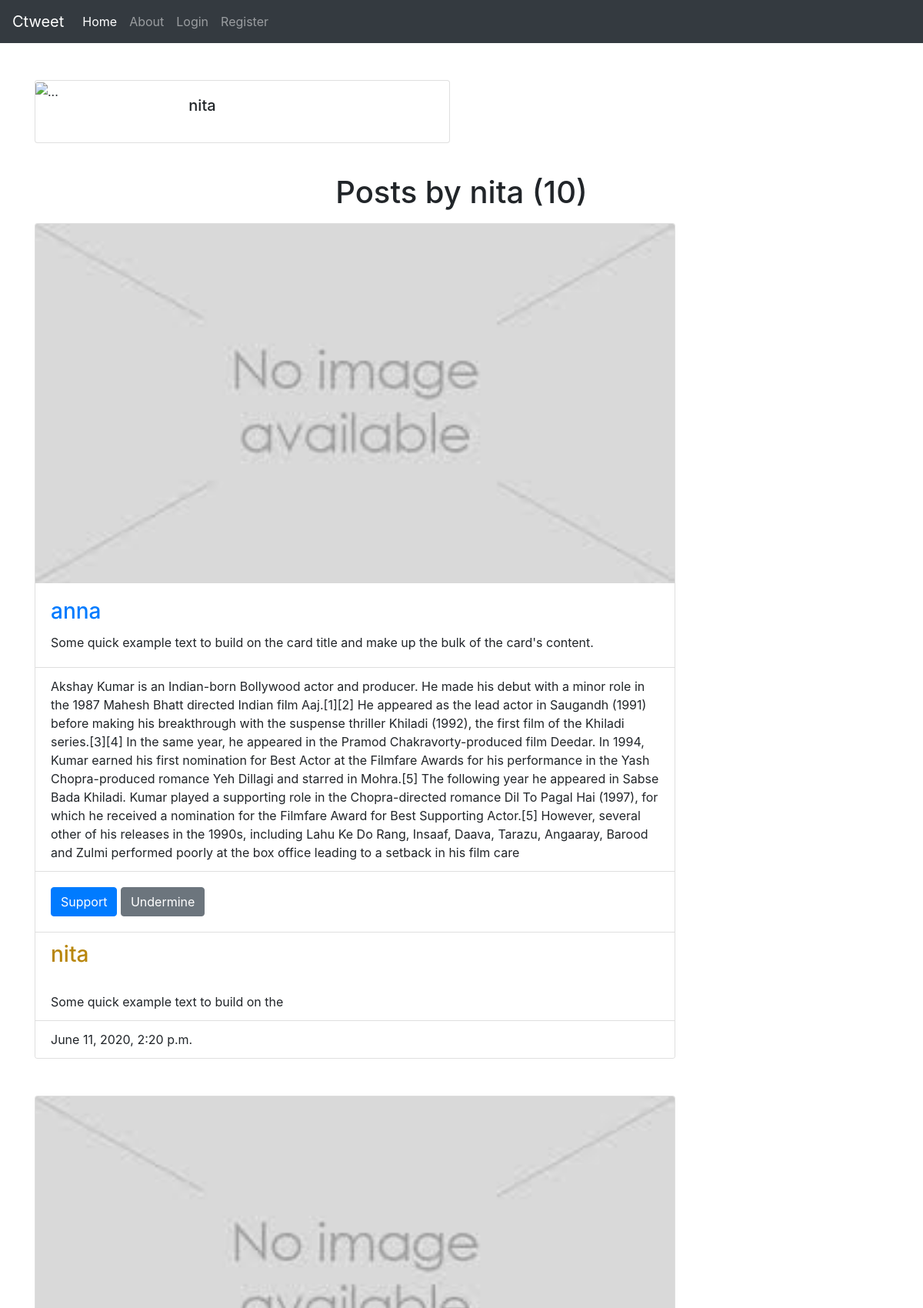
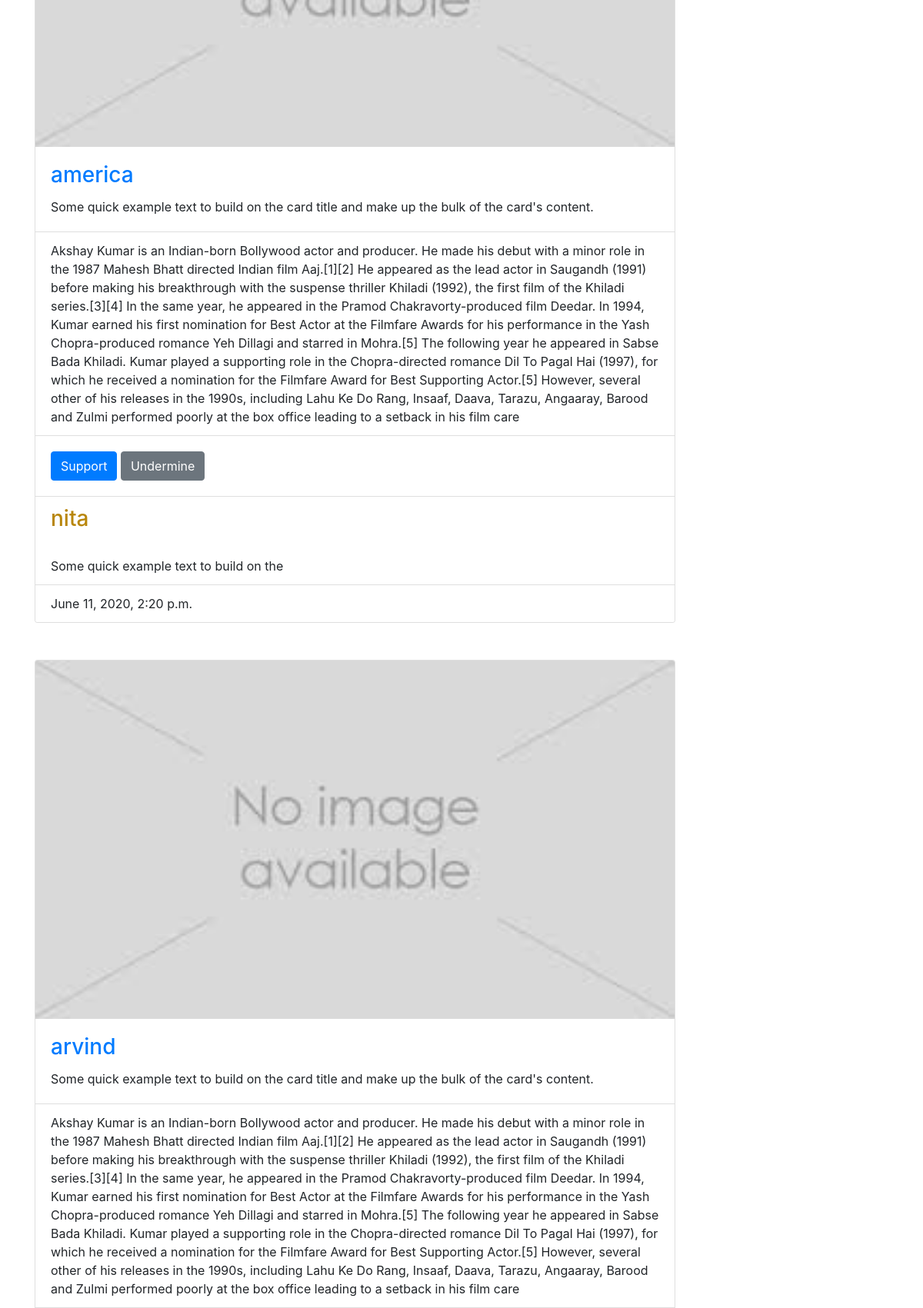
Screenshot of /user/nita (upper part) with the database file from the repository (2 pictures, top to bottom).
### blog/models.py (models this page shows, shortened)
class Post(models.Model):
    post_img = models.ImageField(upload_to='media',blank=True,default='deff.jpg')
    title = models.CharField(max_length=100)
    content = models.TextField()
    date_posted = models.DateTimeField(default=timezone.now)
    support = models.ManyToManyField(User , related_name='support',blank=True,through=PostLike )
    author = models.ForeignKey(User , on_delete=models.CASCADE,related_name='author')
    timestamp = models.DateTimeField(auto_now_add=True)

### blog/views.py (the view)
# urls.py: path('user/<str:username>', UserPostListView.as_view(),name='user-posts'),
class UserPostListView(ListView):
    model = Post
    template_name = 'blog/user_posts.html'  #<app>/<model>_<name>.html
    context_object_name = 'posts'
    paginate_by = 4 #it means number of posts per page in home page
    def get_queryset(self):
        user = get_object_or_404(User , username=self.kwargs.get('username'))
        return Post.objects.filter(author=user).order_by('-date_posted')

### blog/templates/blog/user_posts.html (shortened to what this page needs)
{% extends 'blog/base.html' %}
{% block content %}
<br><br>
<div class="card mb-3" style="max-width: 540px;">
  <div class="row no-gutters">
    <div class="col-md-4">
      <img src="{{user.profile.image.url}}" class="card-img" alt="...">
    </div>
    <div class="col-md-8">
      <div class="card-body">
        <h5 class="card-title"> {{view.kwargs.username}} </h5>
      </div>
    </div>
  </div>
</div>
<br>
<h1 class="mb-3" style="text-align: center;">Posts by {{ view.kwargs.username }} ({{ page_obj.paginator.count }})</h1>
    {% for post in posts %}
    <div class="card w-75">
      <img src="{{post.post_img.url}}" class="card-img-top" alt="...">
        <div class="card-body">
          <h3 class="card-title"><a href='{% url 'PostDetail' post.id %}' >{{post.title}} </a></h3>
          <p class="card-text">Some quick example text to build on the card title and make up the bulk of the card's content.</p>
        </div>
        <ul class="list-group list-group-flush">
          <li class="list-group-item">{{post.content}}</li>
        </ul>
        <div class="card-body">
          <button type="submit" name="support_it" value="{{post.id}}" class="btn btn-primary">Support</button>
          <button type="submit" name="support_it" value="{{post.id}}" class="btn btn-secondary">Undermine</button>
        </div>
        <ul class="list-group list-group-flush">
        <li class="list-group-item"><a href="{% url 'user-posts' post.author.username %}"><h3 style="color: darkgoldenrod;">{{post.author}}</h3></a>
        <br><p class="card-text">Some quick example text to build on the </p></li>
        <li class="list-group-item">{{post.date_posted}}</li>
      </ul>
    </div><br><br>
    {% endfor %}
{% endblock %}

### rows the page displays
Post: post_img (picture), title "anna", content "Akshay Kumar is an Indian-born Bollywood actor and producer. He made his debut with a minor role in the 1987 Mahesh Bhatt directed Indian film Aaj.[1][2] He appeared as the lead actor in Saugandh (1991) before making his breakthrough with the suspense thriller Khiladi (1992), the first film of the Khiladi series.[3][4] In the same year, he appeared in the Pramod Chakravorty-produced film Deedar. In 1994, Kumar earned his first nomination for Best Actor at the Filmfare Awards for his performance in the Yash Chopra-produced romance Yeh Dillagi and starred in Mohra.[5] The following year he appeared in Sabse Bada Khiladi. Kumar played a supporting role in the Chopra-directed romance Dil To…", {{ post.id }} 13 (drawn), author "nita", date_posted "June 11, 2020, 2:20 p.m."
Post: post_img (picture), title "america", content "Akshay Kumar is an Indian-born Bollywood actor and producer. He made his debut with a minor role in the 1987 Mahesh Bhatt directed Indian film Aaj.[1][2] He appeared as the lead actor in Saugandh (1991) before making his breakthrough with the suspense thriller Khiladi (1992), the first film of the Khiladi series.[3][4] In the same year, he appeared in the Pramod Chakravorty-produced film Deedar. In 1994, Kumar earned his first nomination for Best Actor at the Filmfare Awards for his performance in the Yash Chopra-produced romance Yeh Dillagi and starred in Mohra.[5] The following year he appeared in Sabse Bada Khiladi. Kumar played a supporting role in the Chopra-directed romance Dil To…", {{ post.id }} 12 (drawn), author "nita", date_posted "June 11, 2020, 2:20 p.m."
Post: post_img (picture), title "arvind", content "Akshay Kumar is an Indian-born Bollywood actor and producer. He made his debut with a minor role in the 1987 Mahesh Bhatt directed Indian film Aaj.[1][2] He appeared as the lead actor in Saugandh (1991) before making his breakthrough with the suspense thriller Khiladi (1992), the first film of the Khiladi series.[3][4] In the same year, he appeared in the Pramod Chakravorty-produced film Deedar. In 1994, Kumar earned his first nomination for Best Actor at the Filmfare Awards for his performance in the Yash Chopra-produced romance Yeh Dillagi and starred in Mohra.[5] The following year he appeared in Sabse Bada Khiladi. Kumar played a supporting role in the Chopra-directed romance Dil To…"

### other values shown
{{ view.kwargs.username }} "nita"
{{ page_obj.paginator.count }} "10"
